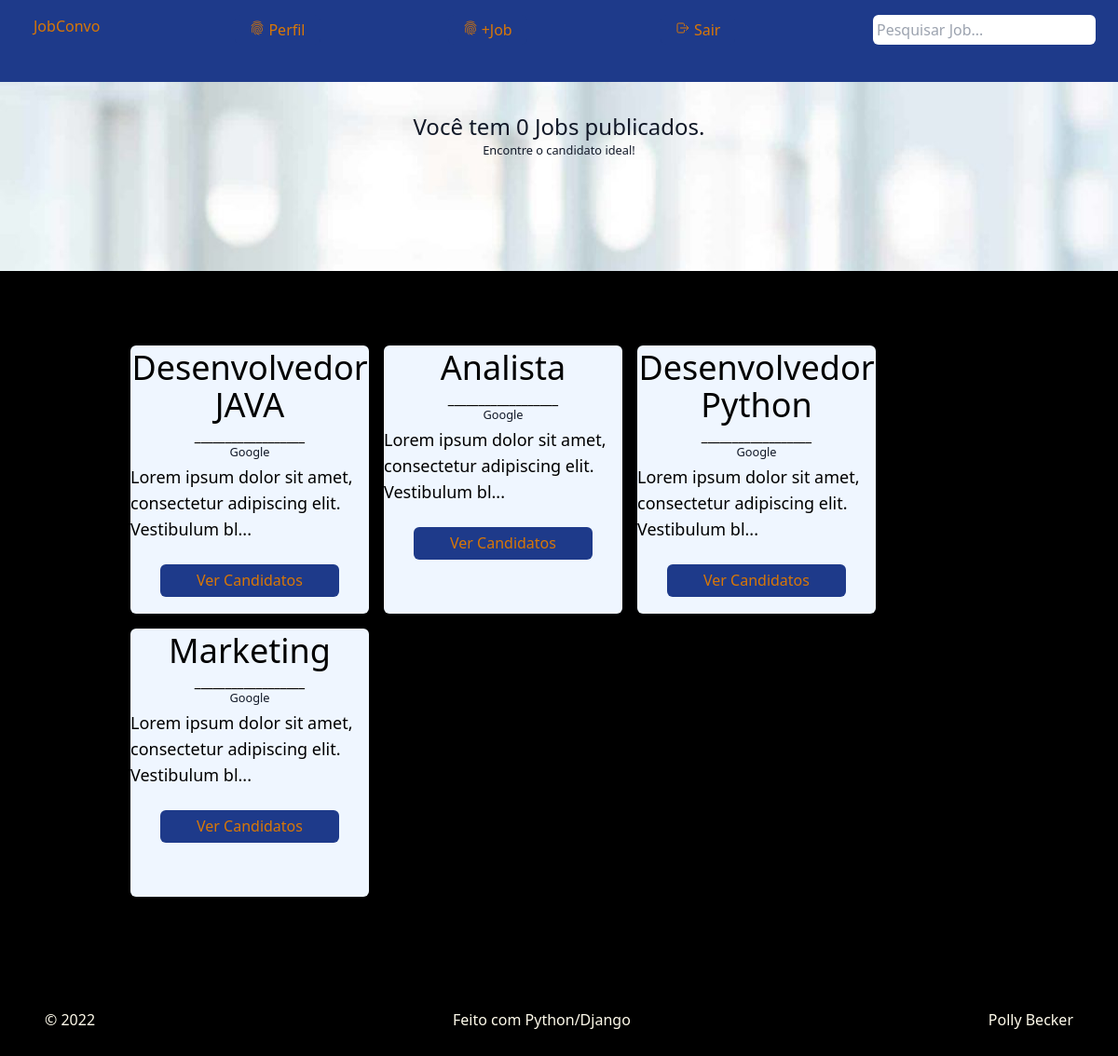
The page /dashboard/2 (signed in) on the database as committed earlier.
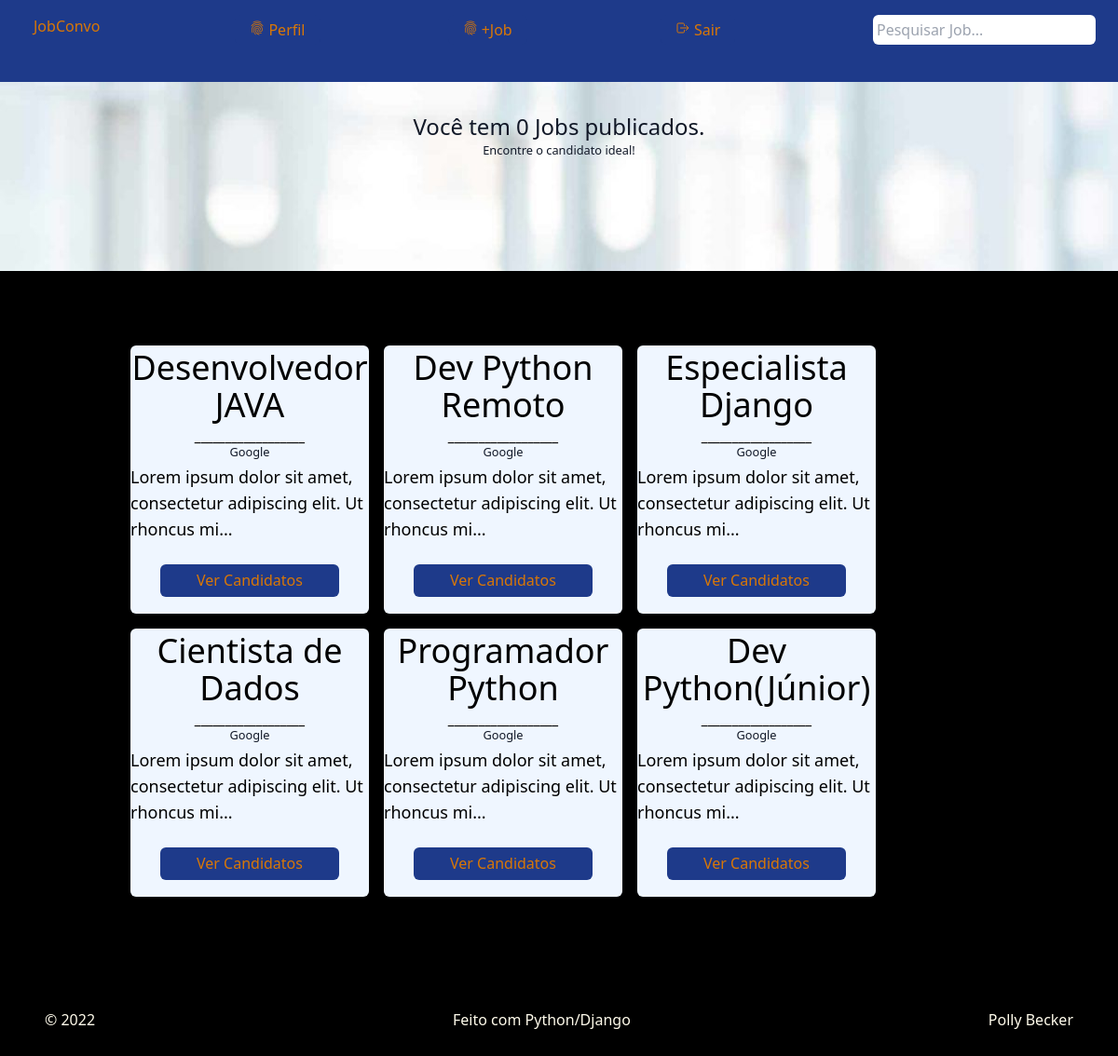
The same page on the database as committed later.
### job/models.py (models this page shows, shortened)
class Job(models.Model):
    contratante = models.ForeignKey(Usuario, related_name="minhas_vagas", on_delete=models.CASCADE)
    jobs_vistos = models.ManyToManyField(Candidato)
    tilulo=models.CharField(max_length=100)
    visualizados =models.IntegerField(default=0)
    total_candidatos=models.IntegerField(default=0)
    lancamento=models.DateTimeField(default=timezone.now)
    escolaridade = models.CharField(max_length=20, choices=ESCOLARIDADE)
    faixa_salarial=models.CharField(max_length=20,choices=FAIXA_SALARIAL)
    requisitos=models.TextField(max_length=1000)

### sujeito/models.py (models this page shows)
class Usuario(AbstractUser):
    is_empresa = models.BooleanField('empresa status', default=False)
    is_candidato = models.BooleanField('candidato status', default=False)

### sujeito/views.py (the view)
# urls.py: path("dashboard/<int:pk>", DashboardEmpresa.as_view(),name='dashboard'),
class DashboardEmpresa(LoginRequiredMixin, DetailView):
    template_name = 'dashboard.html'
    model = Usuario
    def get_context_data(self,**kwargs):
        context=super(DashboardEmpresa, self).get_context_data(**kwargs)
        nome=self.get_object().id
        todas_vagas =Job.objects.filter(contratante=nome)
        context['lista_todas_vagas']= todas_vagas
        return context

### job/gerenciador.py (called while the page is built)
def lista_jobs(request):
    lista_jobs =Job.objects.all().order_by('-lancamento')
    return {'lista_jobs_recentes':lista_jobs }

### sujeito/templates/dashboard.html (shortened to what this page needs)
{% extends 'base.html' %}
{% load static %}
{% block content %}
    <header class='bg-primary_black flex justify-center py-10'style="background-image: url('{% static 'jos.jpg' %}');">
        <div class="p-20 w-10/12 relative" >
            <h2 class="text-gray-900 text-2xl text-center font-medium">
                Você tem {{ minhas_vagas|length }} Jobs publicados.
            </h2>
            <small class="text-gray-900 text-center">
                <p>Encontre o candidato ideal!</p>
            </small>
        </div>
    </header>
    <header class=' flex justify-center py-10'>
        <div class="p-8 w-10/12 relative" >
            <h2 class="text-gray-200">
                <div class="flex flex-wrap items-center min-w-full movie_lis">
                  {% for job in lista_todas_vagas %}
                    <div class="m-2 bg-blue-50 overflow-hidden flex-shrink-0 rounded-md cursor-pointer h-72 w-64">
                            <h1 class="text-center text-4xl font-medium font-bold text-black my-1">{{job.tilulo}}<br></h1>
                            <h1 class="text-center font-bold text-black">__________________</h1>
                            <small class="flex grid justify-items-center text-gray-900">{{job.contratante}}</small>
                            <h3 class=" text-lg text-black my-1">{{job.requisitos|slice:'70'}}...</h3>
                        <div  class="flex grid justify-items-center my-4">
                            <a href="#">
                                <button class=" w-48 bg-blue-900 hover:bg-slate-50 text-amber-600 rounded-md py-2 px-3">
                                    Ver Candidatos
                                </button>
                            </a>
                        </div>
                    </div>
                  {% endfor %}
                </div>
            </h2>
        </div>
    </header>
{% endblock%}

### templates/base.html (shortened to what this page needs)
<!DOCTYPE html>
<html lang="en">
<head>
    <link href="https://cdn.jsdelivr.net/npm/bootstrap@5.1.3/dist/css/bootstrap.min.css" rel="stylesheet">
    <script src="https://cdn.tailwindcss.com"></script>
</head>
<body class="bg-black text-gray-50 font-primary">
    {% include 'navbar.html' %}
    {% block content %}
    {% endblock%}
    {% include 'footer.html' %}
</body>
</html>

### templates/navbar.html (shortened to what this page needs)
<nav class="w-full flex justify-start bg-blue-900 py-3 px-4 fixed z-50">
    <div class="basis-1/4">
        <a href="/">
            <span class="text-amber-600 ml-3 font-medium ">
                JobConvo
            </span>
        </a>
    </div>
    {% if user.is_authenticated %}
    <div class="basis-1/4">
        <a href="{% url 'sujeito:dashboard' request.user.id %}">
            <button class="bg-blue-900 hover:bg-slate-50 text-amber-600 rounded-md py-1 px-3">
                <ion-icon name="finger-print-outline" class="text-amber-600"></ion-icon>
                Perfil
            </button>
        </a>
    </div>
    <div class="basis-1/4">
        <a href="{% url 'sujeito:criarjob' request.user.id %}">
            <button class="bg-blue-900 hover:bg-slate-50 text-amber-600 rounded-md py-1 px-3">
                <ion-icon name="finger-print-outline" class="text-amber-600"></ion-icon>
                +Job
            </button>
        </a>
    </div>
    <div class="basis-1/4">
        <a href="{% url 'sujeito:logout' %}">
            <button class="bg-blue-900 hover:bg-slate-50 text-amber-600 rounded-md py-1 px-3">
                <ion-icon name="log-out-outline"class="text-amber-600"></ion-icon>
                Sair
            </button>
        </a>
    </div>
    {% endif %}
    <div class="'basis-1/4">
        <form method="get" action="#">
            <input type="text" class="px-1 py-1 rounded-md text-black" name="query" placeholder="Pesquisar Job...">
        </form>
    </div>
</nav>

### templates/footer.html
<footer class=" px-5 py-10 ">
    <ul class="flex justify-between items-center text-amber-50">
        <li>&copy; 2022</li>
      <li> Feito com Python/Django</li>
        <li>Polly Becker</li>
    </ul>
</footer>

Rows that differ between the two databases and show on the page:
no longer on this page (row edited): Job: tilulo "Analista", contratante "Google", requisitos "Lorem ipsum dolor sit amet, consectetur adipiscing elit. Vestibulum bl"
no longer on this page (row edited): Job: tilulo "Desenvolvedor Python", contratante "Google", requisitos "Lorem ipsum dolor sit amet, consectetur adipiscing elit. Vestibulum bl"
no longer on this page (row edited): Job: tilulo "Marketing", contratante "Google", requisitos "Lorem ipsum dolor sit amet, consectetur adipiscing elit. Vestibulum bl"
changed Job "Desenvolvedor JAVA": requisitos "Lorem ipsum dolor sit amet, consectetur adipiscing elit. Vestibulum bl" → "Lorem ipsum dolor sit amet, consectetur adipiscing elit. Ut rhoncus mi"
added Job: tilulo "Dev Python Remoto", contratante "Google", requisitos "Lorem ipsum dolor sit amet, consectetur adipiscing elit. Ut rhoncus mi"
added Job: tilulo "Especialista Django", contratante "Google", requisitos "Lorem ipsum dolor sit amet, consectetur adipiscing elit. Ut rhoncus mi"
added Job: tilulo "Cientista de Dados", contratante "Google", requisitos "Lorem ipsum dolor sit amet, consectetur adipiscing elit. Ut rhoncus mi"
added Job: tilulo "Programador Python", contratante "Google", requisitos "Lorem ipsum dolor sit amet, consectetur adipiscing elit. Ut rhoncus mi"
added Job: tilulo "Dev Python(Júnior)", contratante "Google", requisitos "Lorem ipsum dolor sit amet, consectetur adipiscing elit. Ut rhoncus mi"
